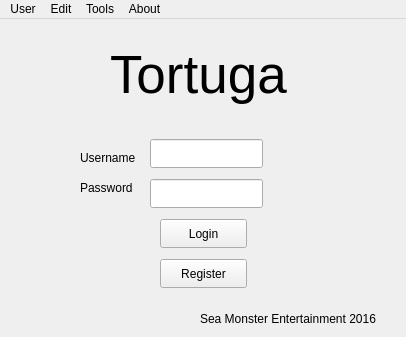
<?xml version="1.0" encoding="UTF-8"?>
<ui version="4.0">
 <class>MainWindow</class>
 <widget class="QMainWindow" name="MainWindow">
  <property name="geometry">
   <rect>
    <x>0</x>
    <y>0</y>
    <width>406</width>
    <height>337</height>
   </rect>
  </property>
  <property name="windowTitle">
   <string>Tortuga</string>
  </property>
  <widget class="QWidget" name="centralWidget">
   <widget class="QPushButton" name="btnLogin">
    <property name="geometry">
     <rect>
      <x>160</x>
      <y>200</y>
      <width>87</width>
      <height>29</height>
     </rect>
    </property>
    <property name="text">
     <string>Login</string>
    </property>
   </widget>
   <widget class="QLineEdit" name="txtUserName">
    <property name="geometry">
     <rect>
      <x>150</x>
      <y>120</y>
      <width>113</width>
      <height>29</height>
     </rect>
    </property>
   </widget>
   <widget class="QLineEdit" name="txtPassWord">
    <property name="geometry">
     <rect>
      <x>150</x>
      <y>160</y>
      <width>113</width>
      <height>29</height>
     </rect>
    </property>
    <property name="inputMethodHints">
     <set>Qt::ImhHiddenText|Qt::ImhNoAutoUppercase|Qt::ImhNoPredictiveText|Qt::ImhSensitiveData</set>
    </property>
    <property name="inputMask">
     <string/>
    </property>
    <property name="echoMode">
     <enum>QLineEdit::Password</enum>
    </property>
   </widget>
   <widget class="QLabel" name="label">
    <property name="geometry">
     <rect>
      <x>80</x>
      <y>130</y>
      <width>58</width>
      <height>17</height>
     </rect>
    </property>
    <property name="text">
     <string>Username</string>
    </property>
   </widget>
   <widget class="QLabel" name="label_2">
    <property name="geometry">
     <rect>
      <x>80</x>
      <y>160</y>
      <width>58</width>
      <height>17</height>
     </rect>
    </property>
    <property name="text">
     <string>Password</string>
    </property>
   </widget>
   <widget class="QLabel" name="label_3">
    <property name="geometry">
     <rect>
      <x>110</x>
      <y>20</y>
      <width>211</width>
      <height>71</height>
     </rect>
    </property>
    <property name="font">
     <font>
      <pointsize>40</pointsize>
     </font>
    </property>
    <property name="text">
     <string>Tortuga</string>
    </property>
   </widget>
   <widget class="QLabel" name="label_4">
    <property name="geometry">
     <rect>
      <x>200</x>
      <y>290</y>
      <width>201</width>
      <height>20</height>
     </rect>
    </property>
    <property name="text">
     <string>Sea Monster Entertainment 2016</string>
    </property>
   </widget>
   <widget class="QPushButton" name="btnRegister">
    <property name="geometry">
     <rect>
      <x>160</x>
      <y>240</y>
      <width>87</width>
      <height>29</height>
     </rect>
    </property>
    <property name="text">
     <string>Register</string>
    </property>
   </widget>
  </widget>
  <widget class="QMenuBar" name="menuBar">
   <property name="enabled">
    <bool>true</bool>
   </property>
   <property name="geometry">
    <rect>
     <x>0</x>
     <y>0</y>
     <width>406</width>
     <height>22</height>
    </rect>
   </property>
   <widget class="QMenu" name="menuUser">
    <property name="title">
     <string>User</string>
    </property>
    <addaction name="actionLogin"/>
    <addaction name="actionLogout"/>
    <addaction name="actionPreferences"/>
   </widget>
   <widget class="QMenu" name="menuEdit">
    <property name="title">
     <string>Edit</string>
    </property>
    <addaction name="actionCut"/>
    <addaction name="actionCopy"/>
    <addaction name="actionPaste"/>
   </widget>
   <widget class="QMenu" name="menuTools">
    <property name="title">
     <string>Tools</string>
    </property>
    <addaction name="actionPrint"/>
   </widget>
   <widget class="QMenu" name="menuAbout">
    <property name="title">
     <string>About</string>
    </property>
    <addaction name="actionAbout_Tortuga"/>
   </widget>
   <addaction name="menuUser"/>
   <addaction name="menuEdit"/>
   <addaction name="menuTools"/>
   <addaction name="menuAbout"/>
  </widget>
  <action name="actionAbout_Tortuga">
   <property name="text">
    <string>About Tortuga</string>
   </property>
  </action>
  <action name="actionPrint">
   <property name="text">
    <string>Print</string>
   </property>
  </action>
  <action name="actionCut">
   <property name="text">
    <string>Cut</string>
   </property>
  </action>
  <action name="actionCopy">
   <property name="text">
    <string>Copy</string>
   </property>
  </action>
  <action name="actionPaste">
   <property name="text">
    <string>Paste</string>
   </property>
  </action>
  <action name="actionLogin">
   <property name="text">
    <string>Login</string>
   </property>
  </action>
  <action name="actionLogout">
   <property name="text">
    <string>Logout</string>
   </property>
  </action>
  <action name="actionPreferences">
   <property name="text">
    <string>Preferences</string>
   </property>
  </action>
 </widget>
 <layoutdefault spacing="6" margin="11"/>
 <resources/>
 <connections/>
</ui>
